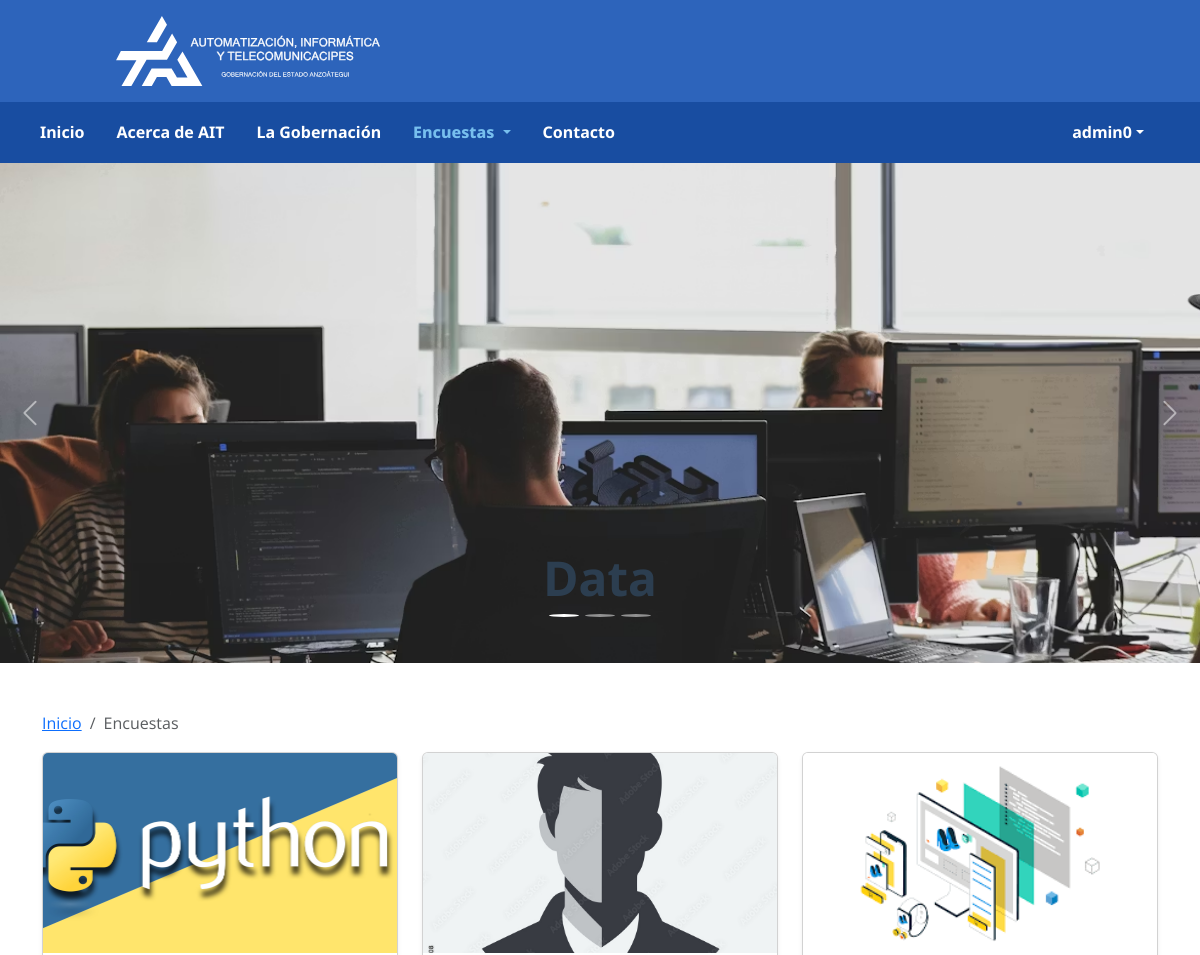
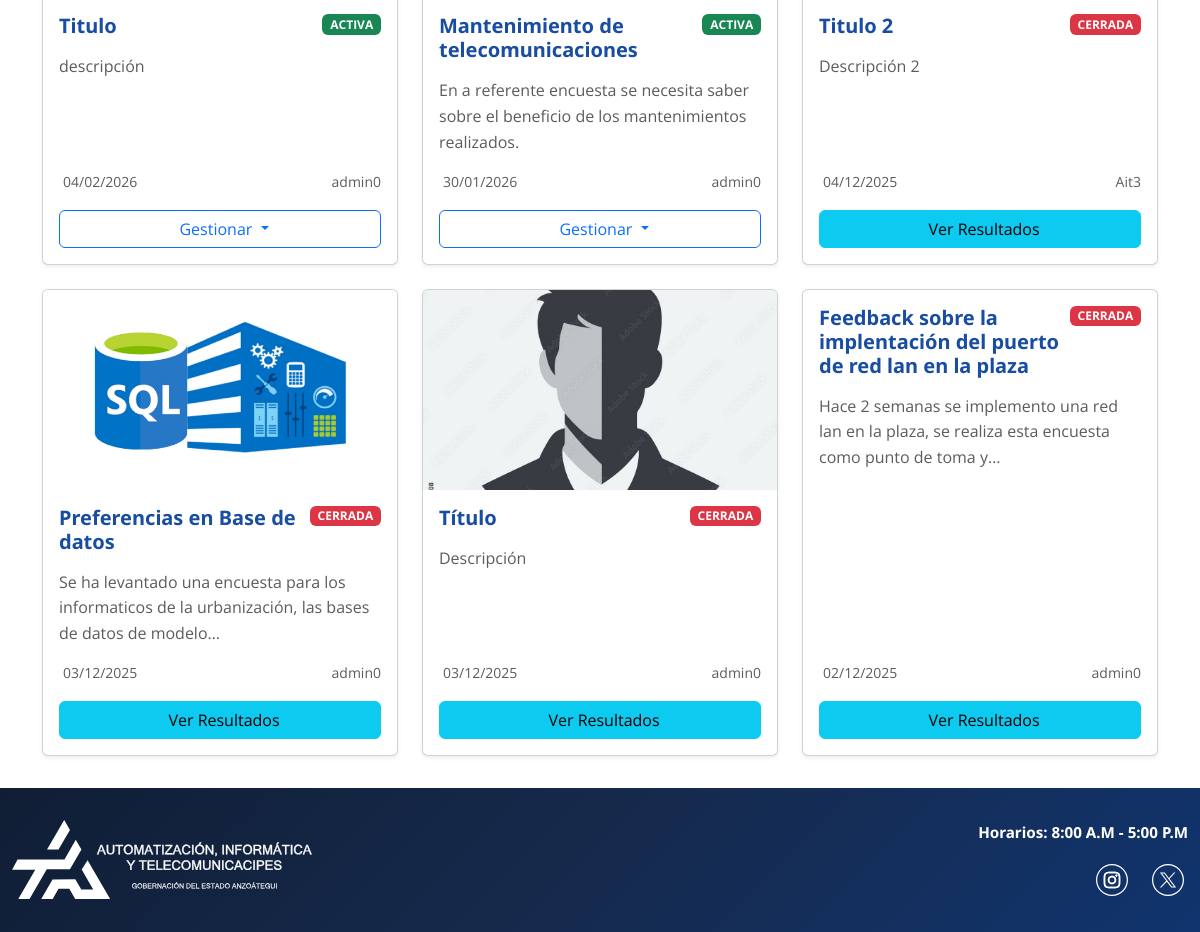
Screenshot of /polls/ (signed in) with the database file from the repository (2 pictures, top to bottom).
### model_poll/models.py (models this page shows, shortened)
class User(AbstractUser):
    full_name = models.CharField(max_length=255, blank=True, default='')
    profile_image = models.ImageField(upload_to='profiles/', blank=True, null=True)
    rol = models.ForeignKey(Rol, on_delete=models.SET_NULL, null=True, blank=True, related_name="usuarios")

class SiteContent(models.Model):
    class ContentType(models.TextChoices):
        HOME_IMAGE = 'HOME_IMAGE', 'Imagen de Inicio'
        ABOUT_IMAGE = 'ABOUT_IMAGE', 'Imagen de Acerca de'
        CAROUSEL_SLIDE = 'CAROUSEL_SLIDE', 'Slide del Carousel'
        LIVE_STREAM = 'LIVE_STREAM', 'Enlace de Transmisión en Vivo'
    content_type = models.CharField(max_length=20, choices=ContentType.choices)
    title = models.CharField(max_length=200, help_text="Título o descripción del contenido")
    image = models.ImageField(upload_to='content/', blank=True, null=True)
    link_url = models.URLField(blank=True, null=True, help_text="URL de redirección (opcional)")
    description = models.TextField(blank=True, null=True, help_text="Descripción adicional")
    is_active = models.BooleanField(default=True)
    order = models.PositiveIntegerField(default=0, help_text="Orden de visualización")
    created_by = models.ForeignKey(settings.AUTH_USER_MODEL, on_delete=models.SET_NULL, null=True)
    created_at = models.DateTimeField(auto_now_add=True)
    updated_at = models.DateTimeField(auto_now=True)
    class Meta:
        ordering = ['content_type', 'order']
        verbose_name = 'Contenido del Sitio'
        verbose_name_plural = 'Contenidos del Sitio'

class Poll(models.Model):
    class Status(models.TextChoices):
        BORRADOR = 'BORRADOR', 'Borrador'
        ACTIVA = 'ACTIVA', 'Activa'
        CERRADA = 'CERRADA', 'Cerrada'
    created_by = models.ForeignKey(settings.AUTH_USER_MODEL, on_delete=models.SET_NULL, null=True, related_name="encuestas_creadas")
    title = models.CharField(max_length=200)
    description = models.TextField(blank=True, null=True, default='')
    image = models.ImageField(upload_to='polls/', blank=True, null=True)
    status = models.CharField(max_length=20, choices=Status.choices, default=Status.BORRADOR)
    star_date = models.DateTimeField(null=True, blank=True, help_text="Fecha y hora de inicio de la encuesta")
    end_date = models.DateTimeField(null=True, blank=True, help_text="Fecha y hora de finalización de la encuesta")
    def check_and_update_status(self):
        from django.utils import timezone
        now = timezone.now()
        if self.end_date and now > self.end_date and self.status == 'ACTIVA':
            self.status = 'CERRADA'
            self.save(update_fields=['status'])
            return True
        return False

### posts/views.py (the view)
# urls.py: path('', views.poll_list, name='poll_list'),
@login_required
def poll_list(request):
    active_polls = Poll.objects.filter(status='ACTIVA')
    for poll in active_polls:
        poll.check_and_update_status()
    polls = Poll.objects.exclude(status='BORRADOR').order_by('-star_date')
    carousel_slides = SiteContent.objects.filter(content_type='CAROUSEL_SLIDE', is_active=True).order_by('order')
    context = {
        'polls': polls,
        'carousel_slides': carousel_slides,
    }
    return render(request, 'posts/poll_list.html', context)

### templates/posts/poll_list.html (shortened to what this page needs)
{% extends "pages/layouts/_base.html" %}
{% load static %}
{% block content %}
<div id="pollCarousel" class="carousel slide mb-5" data-bs-ride="carousel">
    {% if carousel_slides %}
    <div class="carousel-indicators">
        {% for slide in carousel_slides %}
        <button type="button" data-bs-target="#pollCarousel" data-bs-slide-to="{{ forloop.counter0 }}" {% if forloop.first %}class="active" aria-current="true"{% endif %} aria-label="Slide {{ forloop.counter }}"></button>
        {% endfor %}
    </div>
    <div class="carousel-inner">
        {% for slide in carousel_slides %}
        <div class="carousel-item {% if forloop.first %}active{% endif %}">
            {% if slide.image %}
            <img src="{{ slide.image.url }}" class="d-block w-100" alt="{{ slide.title }}" style="height: 500px; object-fit: cover;">
            {% else %}
            <div class="carousel-slide d-flex align-items-center justify-content-center">
            {% endif %}
                <div class="carousel-caption d-none d-md-block">
                    <h2 class="display-5 fw-bold mb-3">{{ slide.title }}</h2>
                </div>
        </div>
        {% endfor %}
    </div>
    {% endif %}
    <button class="carousel-control-prev" type="button" data-bs-target="#pollCarousel" data-bs-slide="prev">
        <span class="carousel-control-prev-icon" aria-hidden="true"></span>
    </button>
    <button class="carousel-control-next" type="button" data-bs-target="#pollCarousel" data-bs-slide="next">
        <span class="carousel-control-next-icon" aria-hidden="true"></span>
    </button>
</div>
<div class="container mt-3">
    <nav aria-label="breadcrumb">
        <ol class="breadcrumb">
            <li class="breadcrumb-item"><a href="{% url 'home' %}">Inicio</a></li>
            <li class="breadcrumb-item active" aria-current="page">Encuestas</li>
        </ol>
    </nav>
</div>
<div class="container my-2">
    <div class="row">
        {% for poll in polls %}
        <div class="col-md-6 col-lg-4 mb-4">
            <div class="card h-100 shadow-sm">
                {% if poll.image %}
                <img src="{{ poll.image.url }}" class="card-img-top" style="height: 200px; object-fit: cover;">
                {% endif %}
                <div class="card-body d-flex flex-column">
                    <div class="d-flex justify-content-between align-items-start mb-2">
                        <h5 class="card-title fw-bold" style="color: #184da1;">{{ poll.title }}</h5>
                        <span class="badge bg-{% if poll.status == 'ACTIVA' %}success{% else %}danger{% endif %}">
                            {{ poll.status }}
                        </span>
                    </div>
                    <p class="card-text text-muted flex-grow-1">{{ poll.description|truncatechars:100 }}</p>
                    <div class="mt-auto">
                        <div class="d-flex justify-content-between align-items-center mb-3">
                            <small class="text-muted">
                                {{ poll.star_date|date:"d/m/Y" }}
                            </small>
                            <small class="text-muted">
                                {{ poll.created_by.username|default:"Sistema" }}
                            </small>
                        </div>
                        {% if poll.status == 'CERRADA' %}
                            <button class="btn btn-info w-100" onclick="showResults({{ poll.id }})">
                                Ver Resultados
                            </button>
                        {% elif poll.status == 'ACTIVA' and user.rol.name != 'Administrador' %}
                            <a href="{% url 'posts:answer_poll' poll.id %}" class="btn btn-primary w-100">
                                <i class="fas fa-play me-2"></i>participar
                            </a>
                        {% else %}
                        <div class="dropdown w-100">
                            <button class="btn btn-outline-primary dropdown-toggle w-100" type="button" data-bs-toggle="dropdown">
                                Gestionar
                            </button>
                        </div>
                        {% endif %}
                    </div>
                </div>
            </div>
        </div>
        {% endfor %}
    </div>
</div>
{% endblock %}

### templates/pages/layouts/_base.html (shortened to what this page needs)
{% load static %}
<!DOCTYPE html>
<html lang="es">
<head>
    <link href="https://cdn.jsdelivr.net/npm/bootstrap@5.3.2/dist/css/bootstrap.min.css" rel="stylesheet">
    <link rel="stylesheet" href="{% static 'css/styles.css' %}">
</head>
<body>
    <header>
        <div class="svg-container">
            <img src="{% static 'SVG/AIT White lateral.svg' %}" class="svg_ait" alt="Logo AIT">
        </div>
    </header>
    <nav class="navbar navbar-expand-lg custom-navbar">
        <div class="container custom-nav-container">
            <div class="collapse navbar-collapse" id="navbarNav">
                <ul class="navbar-nav me-auto">
                    <li class="nav-item">
                        <a class="nav-link {% if request.resolver_match.url_name == 'home' %}active{% endif %}" href="{% url 'home' %}">Inicio</a>
                    </li>
                    <li class="nav-item">
                        <a class="nav-link {% if request.resolver_match.url_name == 'about' %}active{% endif %}" href="{% url 'about' %}">Acerca de AIT</a>
                    </li>
                    <li class="nav-item">
                        <a class="nav-link" href="https://anzoategui.gob.ve/">La Gobernación</a>
                    </li>
                    <li class="nav-item dropdown">
                        <a class="nav-link dropdown-toggle {% if 'poll' in request.resolver_match.url_name %}active{% endif %}" href="#" role="button" data-bs-toggle="dropdown">
                            Encuestas
                        </a>
                    </li>
                    <li class="nav-item">
                        <a class="nav-link {% if request.resolver_match.url_name == 'contact' %}active{% endif %}" href="{% url 'contact'%}">Contacto</a>
                    </li>
                </ul>
                <ul class="navbar-nav">
                    {% if user.is_authenticated %}
                        <li class="nav-item dropdown">
                            <a class="nav-link dropdown-toggle d-flex align-items-center" href="#" role="button" data-bs-toggle="dropdown">
                                <span class="d-none d-md-inline">{{ user.first_name|default:user.username }}</span>
                            </a>
                        </li>
                    {% else %}
                        <li class="nav-item">
                            <a class="nav-link" href="{% url 'login' %}">Iniciar Sesión</a>
                        </li>
                    {% endif %}
                </ul>
            </div>
        </div>
    </nav>
    {% block content %}
    {% endblock %}
    <footer class="custom-footer">
        <div class="container">
            <div class="row align-items-start">
                <div class="col-lg-4 col-md-12 text-center text-lg-start mb-3 mb-lg-0">
                    <img src="{% static 'SVG/AIT White lateral.svg' %}" class="svg_footer img-fluid" alt="Logo AIT">
                </div>
                <div class="col-lg-8 col-md-12">
                    <div class="text-end">
                        <ul class="list-unstyled footer-info mb-3">
                            <li class="mb-0">
                                Horarios: 8:00 A.M - 5:00 P.M
                            </li>
                        </ul>
                        <div class="d-flex justify-content-end gap-3">
                            <a href="https://www.instagram.com/aitanzoategui/" target="_blank" class="social-link">
                                <img src="{% static 'SVG/Instagram.svg' %}" alt="Instagram" class="social-icon">
                            </a>
                            <a href="https://x.com/aitanzoategui" target="_blank" class="social-link">
                                <img src="{% static 'SVG/XTwitter.svg' %}" alt="Twitter" class="social-icon">
                            </a>
                        </div>
                    </div>
                </div>
            </div>
        </div>
    </footer>
</body>
</html>

### static/css/styles.css (style rules this page uses)
* { margin: 0; padding: 0; box-sizing: border-box; }
body { font-family: 'Open Sans', Arial, sans-serif; font-weight: 400; line-height: 1.6; color: #333; }
.custom-footer { background: linear-gradient(135deg, #101e35 0%, #162a4d 50%, #10346e 100%) !important; padding: 2rem 0 !important; color: #ffffff !important; margin-top: 3rem !important; font-family: 'Noto Sans', sans-serif !important; font-weight: 700 !important; }
.custom-footer .container { max-width: 1250px !important; }
.svg_footer { max-width: 300px; height: auto; object-fit: contain; }
.footer-info { color: #ffffff !important; font-size: 0.95rem; text-align: right !important; }
.footer-info li { display: flex; align-items: center; justify-content: flex-end; color: #ffffff !important; }
.social-icon { width: 32px; height: 32px; transition: transform 0.3s ease; filter: brightness(0) invert(1); }
.social-link { text-decoration: none; }
.carousel-indicators { bottom: 20px; }
.carousel-indicators button { width: 12px; height: 12px; border-radius: 50%; margin: 0 5px; }
.carousel-control-prev, .carousel-control-next { width: 5%; }
.carousel-control-prev-icon, .carousel-control-next-icon { width: 30px; height: 30px; }
.custom-navbar { background: #184da1 !important; padding: 0.6rem 0 !important; }
.custom-nav-container { max-width: 1250px !important; margin: 0 auto !important; padding: 0 2rem !important; }
.navbar.custom-navbar .navbar-nav .nav-link { color: white !important; font-family: 'Noto Sans', sans-serif !important; font-weight: 700 !important; font-size: 1rem !important; margin-right: 1rem !important; transition: color 0.3s ease !important; }
.navbar.custom-navbar .navbar-nav .nav-link.active { color: #77bfee !important; font-weight: 800 !important; }
.svg-container { max-width: 1270px; margin: 0 auto; display: flex; justify-content: space-between; align-items: center; padding: 0 2rem; }
.svg_ait { width: 400px; height: 70px; object-fit: contain; vertical-align: middle; margin-left: 0; }
header { background: #2D64BB; color: white; padding: 1rem; text-align: center; }
h1, h2, h3, h4, h5, h6 { font-family: 'Noto Sans', sans-serif !important; font-weight: 200; }
h2 { color: #2c3e50; margin-bottom: 1rem; }
p { margin-bottom: 1rem; }
.social-link { display: inline-flex; align-items: center; justify-content: center; width: 40px; height: 40px; background: transparent; color: white; border-radius: 50%; text-decoration: none; transition: all 0.3s ease; }
html, body { margin: 0; padding: 0; overflow-x: hidden; }
body { min-height: 100vh; }
.custom-footer { margin-top: 0 !important; }

### templates/posts/poll_list.html (style rules this page uses)
#pollCarousel { position: relative; z-index: 1; }
.card.h-100 { max-height: 500px; min-height: 400px; }

### rows the page displays
User: first_name "admin0"
SiteContent: image (picture), title "Data"
Poll: image (picture), title "Titulo", status "ACTIVA", description "descripción", star_date "04/02/2026", created_by.username "admin0"
Poll: image (picture), title "Mantenimiento de telecomunicaciones", status "ACTIVA", description "En a referente encuesta se necesita saber sobre el beneficio de los mantenimientos realizados.", star_date "30/01/2026", created_by.username "admin0"
Poll: image (picture), title "Titulo 2", status "CERRADA", description "Descripción 2", star_date "04/12/2025", created_by.username "Ait3"
Poll: image (picture), title "Preferencias en Base de datos", status "CERRADA", description "Se ha levantado una encuesta para los informaticos de la urbanización, las bases de datos de modelo…", star_date "03/12/2025", created_by.username "admin0"
Poll: image (picture), title "Título", status "CERRADA", description "Descripción", star_date "03/12/2025", created_by.username "admin0"
Poll: title "Feedback sobre la implentación del puerto de red lan en la plaza", status "CERRADA", description "Hace 2 semanas se implemento una red lan en la plaza, se realiza esta encuesta como punto de toma y…", star_date "02/12/2025", created_by.username "admin0"
